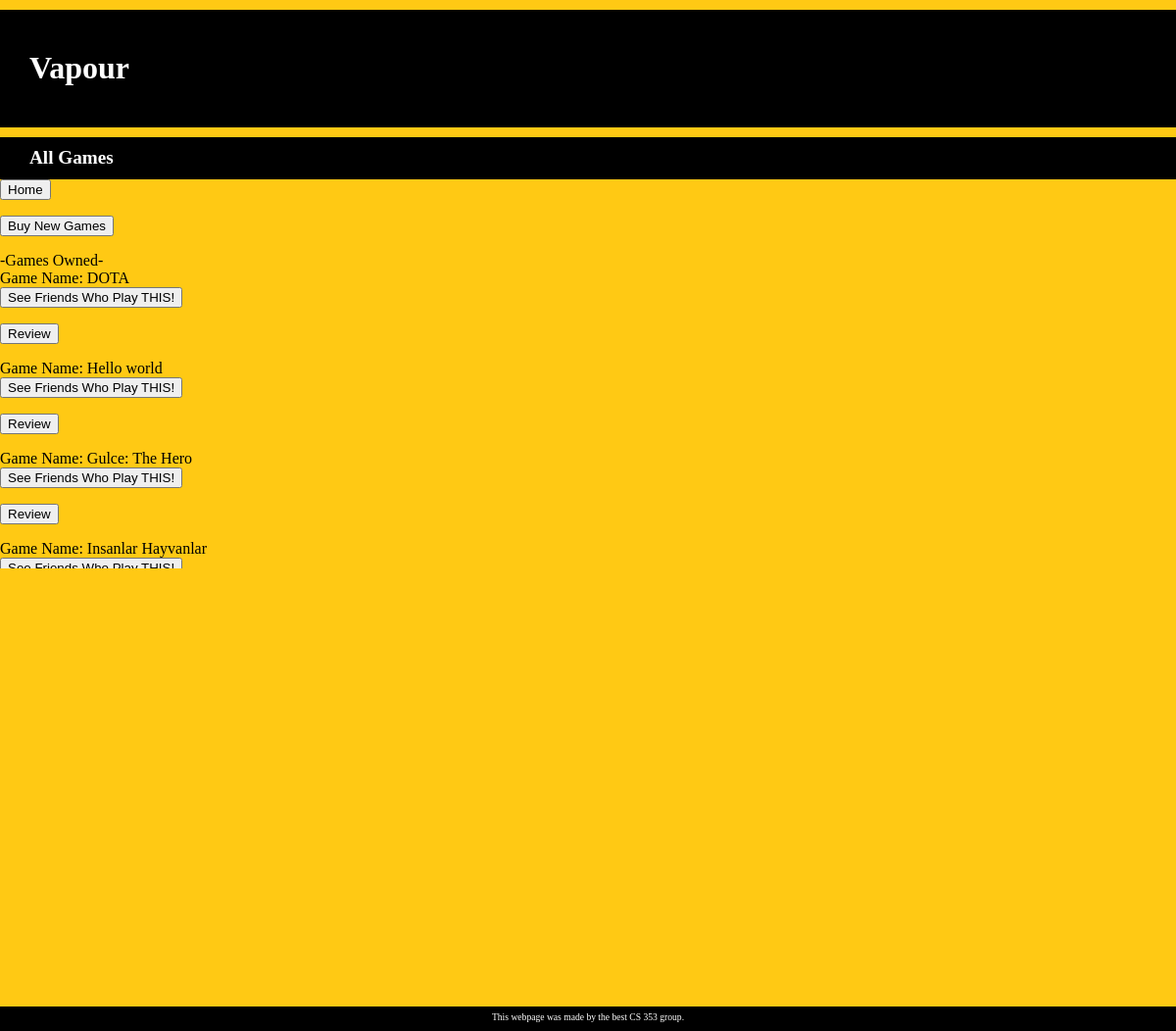
Page /seeGame.php?id=3 on the committed database.
### tables this page shows
CREATE TABLE IF NOT EXISTS `Game` (
  `gameId` int(11) NOT NULL AUTO_INCREMENT,
  `gamename` varchar(100) NOT NULL,
  `genre` text NOT NULL,
  `type` varchar(20) NOT NULL,
  `averagerating` int(11) NOT NULL,
  `developer` varchar(100) NOT NULL,
  `price` int(11) NOT NULL,
  `description` varchar(1000) NOT NULL,
  `picture` varchar(500) NOT NULL,
  PRIMARY KEY (`gameId`)
);

### seeGame.php (the view, shortened to what this page needs)
<html>
	<head>
		<link rel="stylesheet" type="text/css" href="style.css">
	</head>
	<body>
		<header id="headingTitle">
            <h1>Vapour</h1>
        </header>
        <header id="headingHome">
            <h3 id="headingText">All Games</h3>
        </header>
        <div style="overflow-y: scroll; height:397px;">
	  	<?php
				$userid = $_GET['id'];
			echo"<form action='home.php?edit=Y&id=$userid' method='POST'>
            <input type='submit' value='Home' name='gift'>
        	</form>";
			echo "<form action='seeGame2.php?edit=Y&id=$userid' method='POST'>
	                    <input type='submit' value='Buy New Games' name='submit'>
	                </form>";
	    	$value = mysql_query("SELECT * FROM Game G WHERE gameId in (SELECT gameId FROM Has WHERE userId = ".$userid.")");
				echo "-Games Owned-<br>";
				while($row = mysql_fetch_assoc($value)) {
					foreach($row as $key => $val){
						$gameid  = $row['gameId'];
						$gameName = $row['gamename'];
						if($key === 'gamename')
							echo "Game Name: ".$val."<br>";
					}
					echo "<form action='friendCheck.php?edit=Y&id=$userid&game=$gameName&gameid=$gameid' method='POST'>
	                    <input type='submit' value='See Friends Who Play THIS!' name='submit'>
	                </form>";
	                echo "<form action='review.php?edit=Y&id=$userid&gameid=$gameid' method='POST'>
	                    <input type='submit' value='Review' name='submit'>
	                </form>";
				}
	  	?>
	  	</div>
  		<footer> This webpage was made by the best CS 353 group. </footer>
	</body>
</html>

### style.css (style rules this page uses)
html { font-family: "Verdana", Times, Sans-serif; }
body { margin: 0; background: #FFC914; }
header { margin: 0; }
#headingTitle { background: black; color: white; margin: 0; height: 80px; margin-top: 10px; padding: 20px; padding-left: 30px; }
#headingText { display: inline-block; float: left; margin: 0; font-size: 1.2em; }
#headingHome { background: black; color: white; height: 42.5px; margin-top: 10px; line-height: 42.5px; vertical-align: middle; padding-left: 30px; }
footer { clear: both; background: black; color: white; position:absolute; bottom:0; width:100%; height:20px; font-size: 0.6em; text-align: center; padding-top: 5px; }

### rows in the picture
game: gamename "DOTA"
game: gamename "Hello world"
game: gamename "Gulce: The Hero"
game: gamename "Insanlar Hayvanlar"
